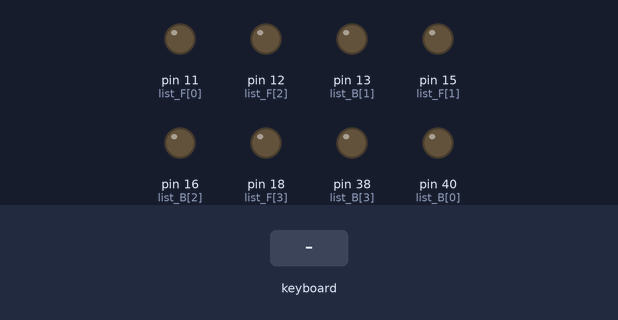
The program below on a simulated Raspberry Pi (header pin numbers). Shown: output pins drawn as LEDs (lit = HIGH). The test bench sets the inputs (shaded band).

Above: at 1.2 s.
1.3 s: key up typed on the keyboard
At 2.2 s:
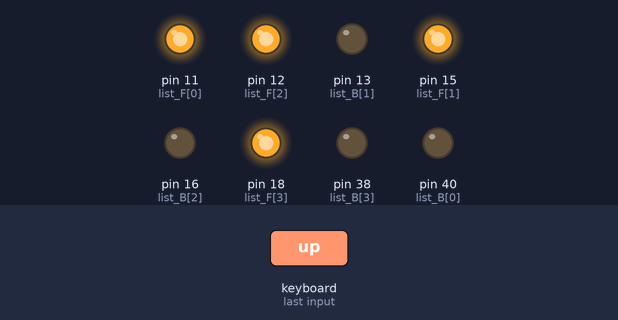
2.8 s: key down typed on the keyboard
At 3.4 s:
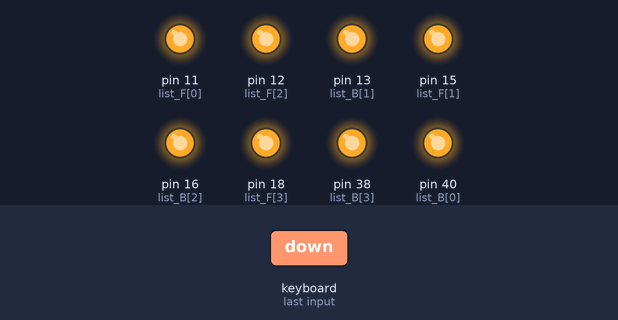
4.3 s: key "s" typed on the keyboard
At 5.5 s:
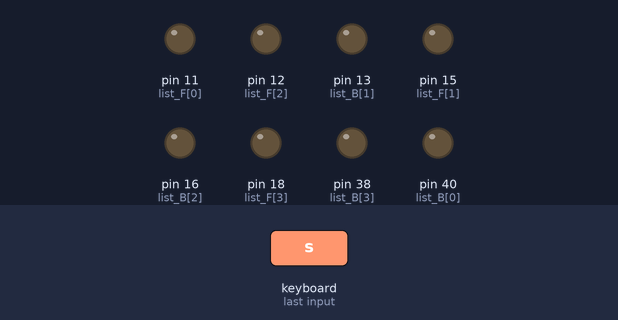
5.8 s: key left typed on the keyboard
At 6.8 s:
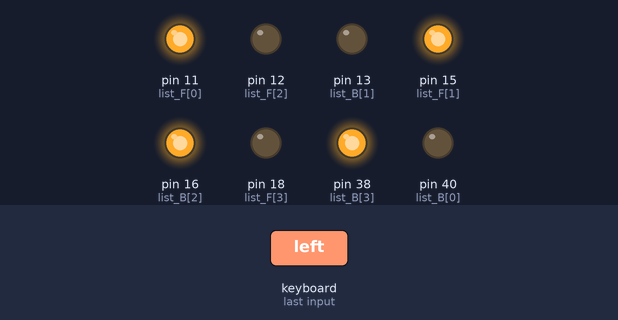
7.3 s: key up typed on the keyboard
At 8.0 s:
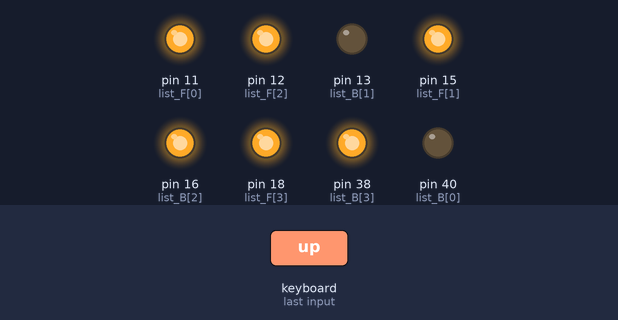
8.8 s: key right typed on the keyboard
At 9.1 s:
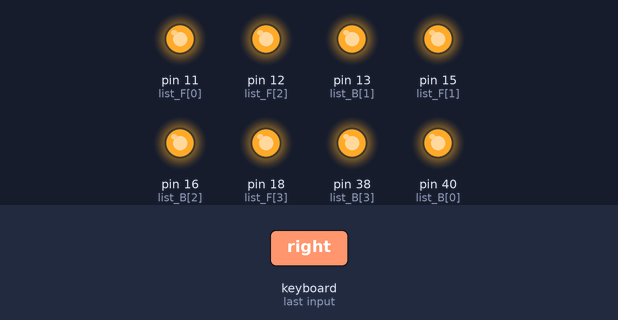
Timing chart, 0 to 11.3 s (numbered marks = the images above; inputs shaded):
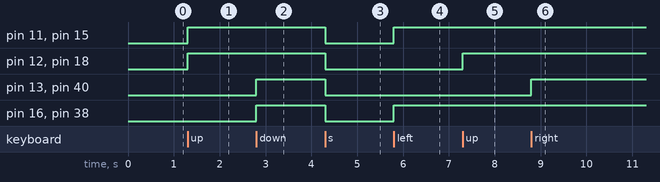

Measured:
- after the input at 1.3 s, pin 11 (list_F[0]), pin 12 (list_F[2]), pin 15 (list_F[1]), pin 18 (list_F[3]): LOW → HIGH at once
- after the input at 2.8 s, pin 13 (list_B[1]), pin 16 (list_B[2]), pin 38 (list_B[3]), pin 40 (list_B[0]): LOW → HIGH at once
- after the input at 4.3 s, pin 11 (list_F[0]), pin 12 (list_F[2]), pin 13 (list_B[1]), pin 15 (list_F[1]), pin 16 (list_B[2]), pin 18 (list_F[3]), pin 38 (list_B[3]), pin 40 (list_B[0]): HIGH → LOW at once
- after the input at 5.8 s, pin 11 (list_F[0]), pin 15 (list_F[1]), pin 16 (list_B[2]), pin 38 (list_B[3]): LOW → HIGH at once
- after the input at 7.3 s, pin 12 (list_F[2]), pin 18 (list_F[3]): LOW → HIGH at once
- after the input at 8.8 s, pin 13 (list_B[1]), pin 40 (list_B[0]): LOW → HIGH at once

The program:

rover4w_keyboard.py
```python
import RPi.GPIO as GPIO
import curses


GPIO.setmode(GPIO.BOARD)
list_F = [11, 15, 12, 18]
list_B = [40, 13, 16, 38]
list_L = [11, 15, 16, 38]
list_R = [40, 13, 12, 18]

GPIO.setup(list_F, GPIO.OUT)
GPIO.setup(list_B, GPIO.OUT)
GPIO.setup(list_L, GPIO.OUT)
GPIO.setup(list_R, GPIO.OUT)

stdscr = curses.initscr()	# curses initialization
curses.noecho()				# to turn-off echoing of keybord to screen
curses.cbreak()				# no waiting key response
stdscr.keypad(True)			# spciecial values for cursor keys - keypad mode

try:
    while True:
        c = stdscr.getch()

        if c == ord('q'):
            break

        elif c == ord('s'):
            GPIO.output(list_F, GPIO.LOW)
            GPIO.output(list_B, GPIO.LOW)
            GPIO.output(list_L, GPIO.LOW)
            GPIO.output(list_R, GPIO.LOW)

        elif c == curses.KEY_UP:
            GPIO.output(list_F, GPIO.HIGH)

        elif c == curses.KEY_DOWN:
            GPIO.output(list_B, GPIO.HIGH)

        elif c == curses.KEY_LEFT:
            GPIO.output(list_L, GPIO.HIGH)

        elif c == curses.KEY_RIGHT:
            GPIO.output(list_R, GPIO.HIGH)

finally: #ending curses;
    curses.nocbreak()		# to leave half-delay mode
    stdscr.keypad(False)
    curses.echo()
    curses.endwin()
    GPIO.cleanup()
```
